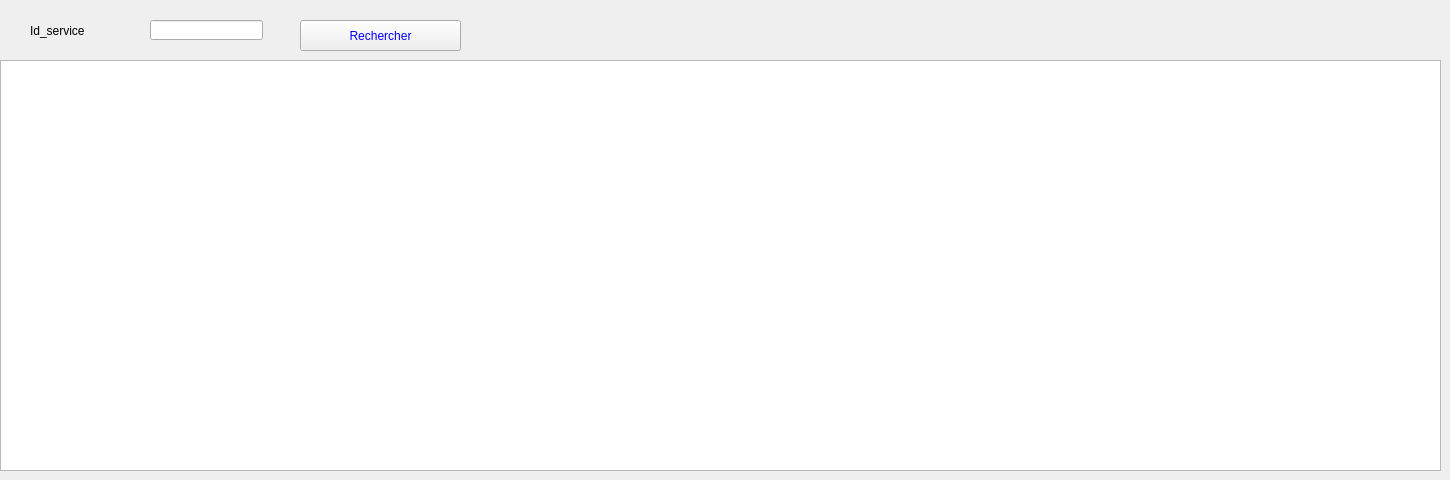
        <widget class="QWidget" name="tab_54">
         <attribute name="title">
          <string>Rechercher</string>
         </attribute>
         <widget class="QLineEdit" name="lineEdit_39">
          <property name="geometry">
           <rect>
            <x>150</x>
            <y>20</y>
            <width>113</width>
            <height>20</height>
           </rect>
          </property>
         </widget>
         <widget class="QLabel" name="label_77">
          <property name="geometry">
           <rect>
            <x>30</x>
            <y>20</y>
            <width>91</width>
            <height>21</height>
           </rect>
          </property>
          <property name="text">
           <string>Id_service</string>
          </property>
         </widget>
         <widget class="QPushButton" name="rechercher_service">
          <property name="geometry">
           <rect>
            <x>300</x>
            <y>20</y>
            <width>161</width>
            <height>31</height>
           </rect>
          </property>
          <property name="styleSheet">
           <string notr="true">color: blue;
font: 75 9pt &quot;MS Shell Dlg 2&quot;;</string>
          </property>
          <property name="text">
           <string>Rechercher</string>
          </property>
         </widget>
         <widget class="QTableView" name="tableView_4">
          <property name="geometry">
           <rect>
            <x>0</x>
            <y>60</y>
            <width>1441</width>
            <height>411</height>
           </rect>
          </property>
         </widget>
        </widget>
